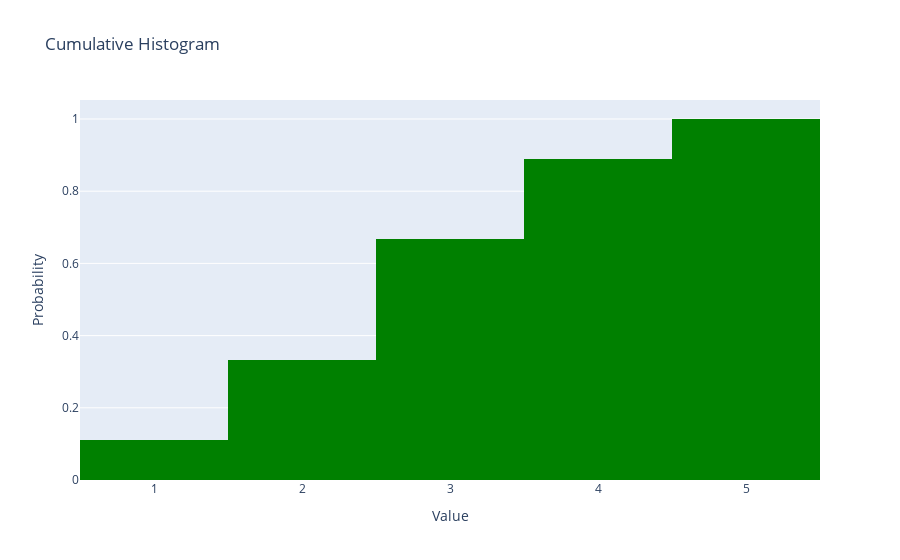

Notebook cell for this chart:
### Code cell
import plotly.graph_objects as go

# Sample data
data = [1, 2, 2, 3, 3, 3, 4, 4, 5]

# Create a histogram trace
fig = go.Figure(data=[go.Histogram(x=data, nbinsx=5,
                                   cumulative={'enabled':True},  # Use a dictionary to set the 'enabled' property to True
                                   marker_color='green',
                                   histnorm='probability density')])  # Normalize to probability density

# Customize the layout
fig.update_layout(
    title_text='Cumulative Histogram',
    xaxis_title='Value',
    yaxis_title='Probability'
)

# Show the plot
fig.show()

### Figure 1 — Plotly figure (JSON) as saved in the notebook; plotly's stock layout.template omitted (floating-point values rounded to 4 significant figures)
{"data": [{"cumulative": {"enabled": true}, "histnorm": "probability density", "marker": {"color": "green"}, "nbinsx": 5, "type": "histogram", "x": [1, 2, 2, 3, 3, 3, 4, 4, 5]}], "layout": {"title": {"text": "Cumulative Histogram"}, "xaxis": {"title": {"text": "Value"}}, "yaxis": {"title": {"text": "Probability"}}}}
